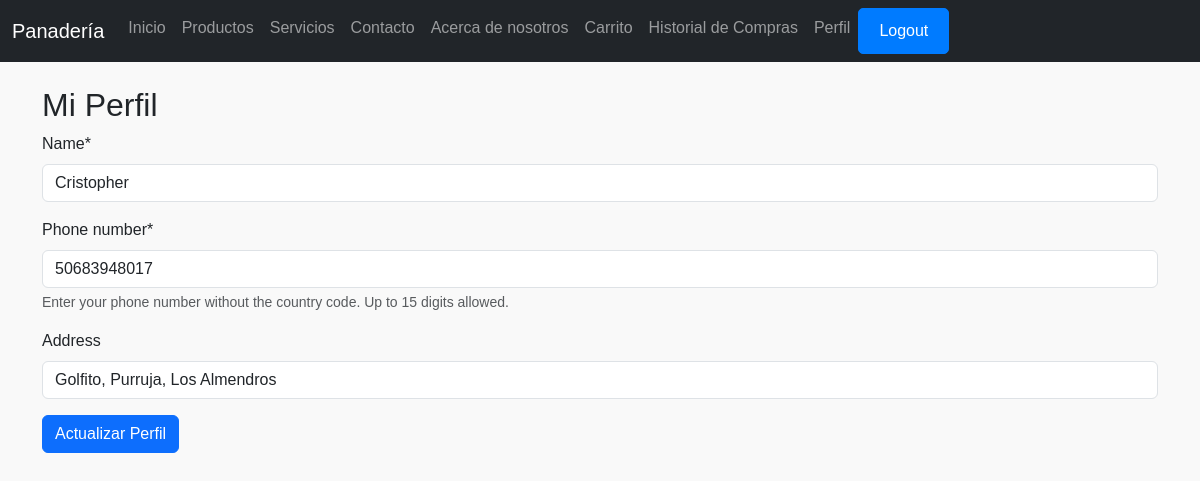
The page /profile/ (signed in) on the database its author committed.
### ProyectoMenu/models.py (models this page shows, shortened)
class Customer(models.Model):
    user = models.OneToOneField('auth.User', on_delete=models.CASCADE)
    name = models.CharField(max_length=100)
    phone_number = models.CharField(max_length=20, validators=[RegexValidator(r'^\d{9,15}$', message='Enter a valid phone number.')])
    email = models.EmailField(null=True, blank=True)
    address = models.CharField(max_length=255, null=True, blank=True)

### ProyectoMenu/views.py (the view)
# urls.py: path('profile/', views.profile, name='profile'),
@login_required
def profile(request):
    customer, created = Customer.objects.get_or_create(user=request.user)
    if request.method == 'POST':
        form = ProfileForm(request.POST, instance=customer)
        if form.is_valid():
            form.save()
            messages.success(request, 'Profile updated successfully.')
            return redirect('profile')
    else:
        form = ProfileForm(instance=customer)
    return render(request, 'paginas/profile.html', {'form': form})

### ProyectoMenu/forms.py
class ProfileForm(forms.ModelForm):
    phone_number = forms.CharField(
        max_length=15,
        widget=forms.TextInput(attrs={'class': 'form-control', 'placeholder': 'Phone Number'}),
        help_text="Enter your phone number without the country code. Up to 15 digits allowed."
    )
    class Meta:
        model = Customer
        fields = ['name', 'phone_number', 'address']
    def __init__(self, *args, **kwargs):
        super().__init__(*args, **kwargs)
        self.helper = FormHelper()
        self.helper.form_method = 'post'
        self.helper.add_input(Submit('submit', 'Update', css_class='btn btn-primary btn-block'))

### ProyectoMenu/templates/paginas/profile.html (shortened to what this page needs)
{% extends "base.html" %}
{% load crispy_forms_tags %}
{% block contenido %}
<div class="container mt-4">
    <h2>Mi Perfil</h2>
    <form method="post" action="{% url 'profile' %}">
        {{ form.name|as_crispy_field }}
        {{ form.phone_number|as_crispy_field }}
        {{ form.address|as_crispy_field }}
        <div class="form-group mt-3">
            <button type="submit" class="btn btn-primary">Actualizar Perfil</button>
        </div>
    </form>
</div>
{% endblock %}

### ProyectoMenu/static/styles/custom.css (style rules this page uses)
body { font-family: Arial, sans-serif; margin: 0; padding: 0; background-color: #f9f9f9; }

### rows shown on the page
Customer: name "Cristopher", phone_number "50683948017", address "Golfito, Purruja, Los Almendros"
